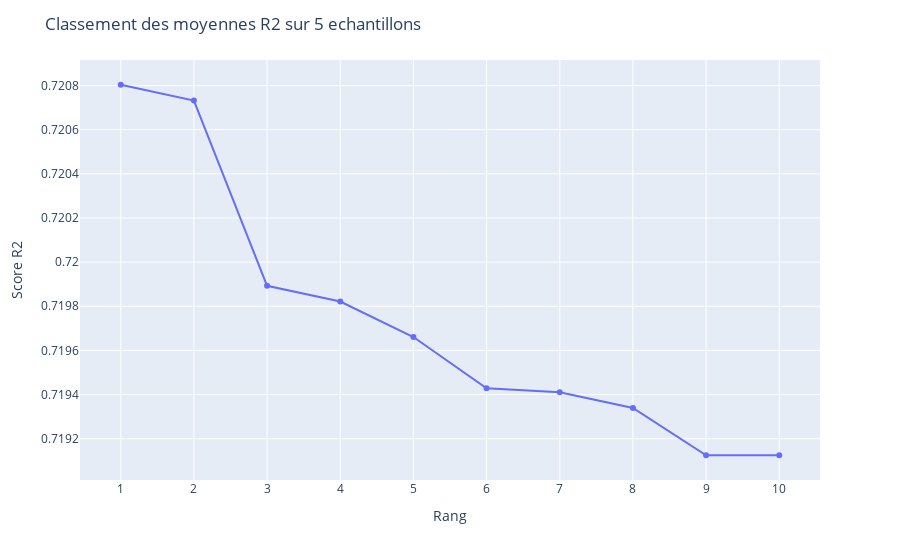

Notebook code cell kept with this figure:
### Code cell
sorted_idx = np.argsort(grid_search.cv_results_["rank_test_score"])[:10]
sorted_params = np.array(grid_search.cv_results_["params"])[sorted_idx][:10].astype(str)
sorted_score = np.array(grid_search.cv_results_["mean_test_score"])[sorted_idx][:10]

fig = px.line(x=list(map(str, range(1, 11))), y=sorted_score, text=sorted_params)
fig.update_traces(mode="markers+lines")
fig.update_layout(hovermode="x unified", title="Classement des moyennes R2 sur 5 echantillons", xaxis_title="Rang", yaxis_title="Score R2",)

### Figure 1 — Plotly figure (JSON) as saved in the notebook; plotly's stock layout.template omitted (floating-point values rounded to 4 significant figures)
{"data": [{"hovertemplate": "x=%{x}<br>y=%{y}<br>text=%{text}<extra></extra>", "legendgroup": "", "line": {"color": "#636efa", "dash": "solid"}, "mode": "markers+lines", "name": "", "orientation": "v", "showlegend": false, "text": ["{'alpha': 0.001, 'loss': 'hinge', 'max_iter': 50, 'penalty': 'l1'}", "{'alpha': 0.001, 'loss': 'hinge', 'max_iter': 100, 'penalty': 'l1'}", "{'alpha': 0.001, 'loss': 'hinge', 'max_iter': 20, 'penalty': 'l1'}", "{'alpha': 0.0001, 'loss': 'hinge', 'max_iter': 100, 'penalty': 'elasticnet'}", "{'alpha': 0.001, 'loss': 'hinge', 'max_iter': 500, 'penalty': 'l1'}", "{'alpha': 0.001, 'loss': 'hinge', 'max_iter': 10, 'penalty': 'l1'}", "{'alpha': 0.0001, 'loss': 'hinge', 'max_iter': 500, 'penalty': 'l1'}", "{'alpha': 0.0001, 'loss': 'hinge', 'max_iter': 100, 'penalty': 'l1'}", "{'alpha': 0.0001, 'loss': 'hinge', 'max_iter': 50, 'penalty': 'l1'}", "{'alpha': 0.0001, 'loss': 'hinge', 'max_iter': 50, 'penalty': 'l2'}"], "type": "scatter", "x": ["1", "2", "3", "4", "5", "6", "7", "8", "9", "10"], "xaxis": "x", "y": [0.7208, 0.7207, 0.7199, 0.7198, 0.7197, 0.7194, 0.7194, 0.7193, 0.7191, 0.7191], "yaxis": "y"}], "layout": {"hovermode": "x unified", "legend": {"tracegroupgap": 0}, "margin": {"t": 60}, "title": {"text": "Classement des moyennes R2 sur 5 echantillons"}, "xaxis": {"anchor": "y", "domain": [0, 1], "title": {"text": "Rang"}}, "yaxis": {"anchor": "x", "domain": [0, 1], "title": {"text": "Score R2"}}}}
